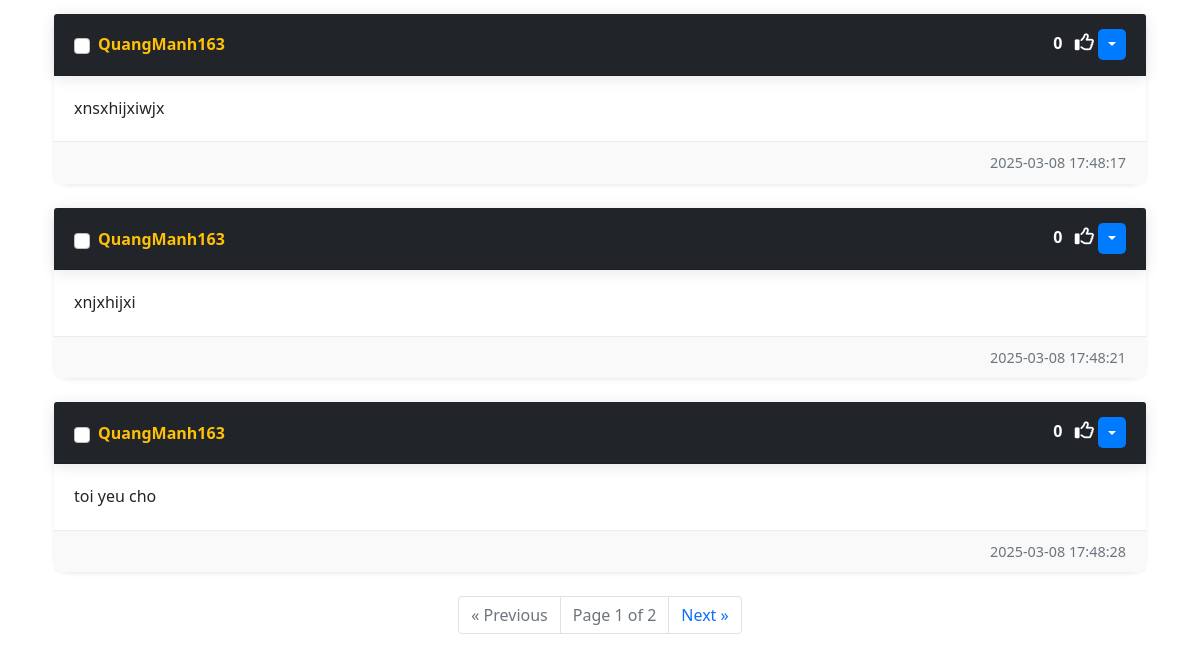
The page /home (signed in, lower part) on the database as committed earlier.
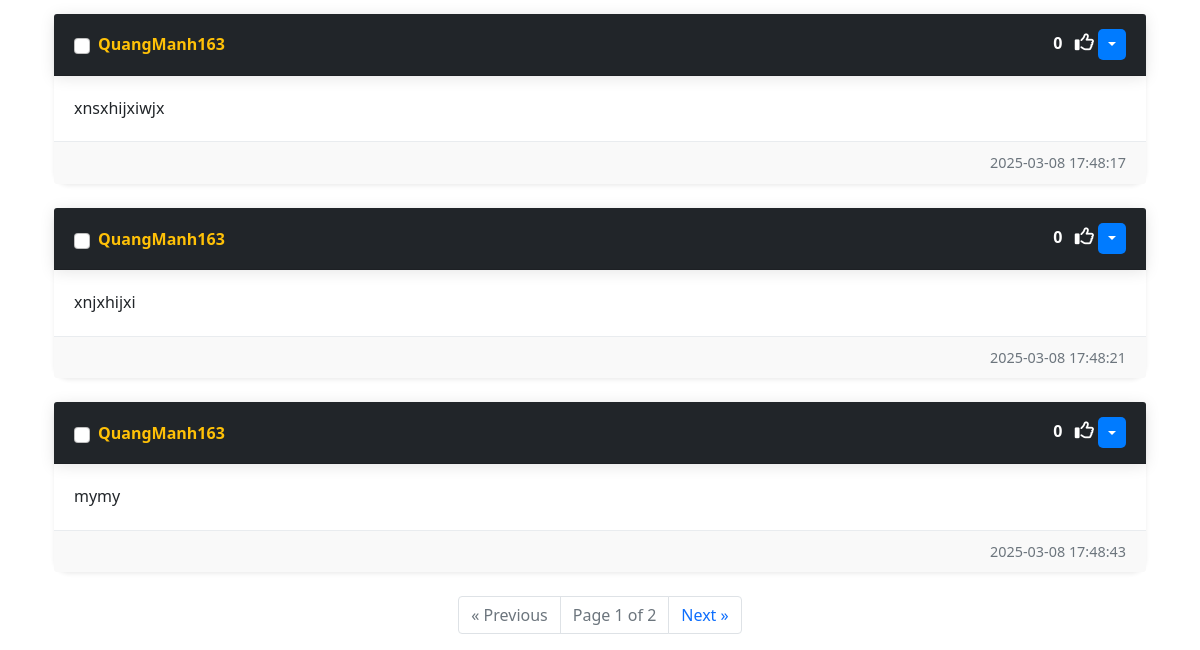
The same page on the database as committed later.
### website/models.py (models this page shows)
class Post(db.Model):
    id = db.Column(db.Integer, primary_key=True)
    text = db.Column(db.Text, nullable=False)
    date_created = db.Column(db.DateTime(timezone=True), default=func.now())
    author = db.Column(db.Integer, db.ForeignKey(
        'user.id', ondelete="CASCADE"), nullable=False)
    comments = db.relationship('Comment', backref='post', passive_deletes=True)
    likes = db.relationship('Like', backref='post', passive_deletes=True)

class User(db.Model, UserMixin):
    id = db.Column(db.Integer, primary_key=True)
    email = db.Column(db.String(150), unique=True)
    username = db.Column(db.String(150), unique=True)
    password = db.Column(db.String(150))
    date_created = db.Column(db.DateTime(timezone=True), default=func.now())
    is_admin = db.Column(db.Boolean, default=False)  # Thêm trường này
    is_blocked = db.Column(db.Boolean, default=False)  # Thêm để block user
    posts = db.relationship('Post', backref='user', passive_deletes=True)
    comments = db.relationship('Comment', backref='user', passive_deletes=True)
    likes = db.relationship('Like', backref='user', passive_deletes=True)

### website/views.py (the view)
@views.route("/")
@views.route("/home")
def home():
    if not current_user.is_authenticated:
        return redirect(url_for('views.welcome'))  # Chuyển hướng nếu chưa đăng nhập
    page = request.args.get('page', 1, type=int)
    posts = Post.query.paginate(page=page, per_page=10)
    return render_template("home.html", user=current_user, posts=posts)

### website/__init__.py (called while the page is built)
def create_app():
    app = Flask(__name__)
    app.config['SECRET_KEY'] = "helloworld"
    app.config['SQLALCHEMY_DATABASE_URI'] = f'sqlite:///{DB_NAME}'
    db.init_app(app)
    migrate = Migrate(app, db)
    from .views import views
    from .auth import auth
    app.register_blueprint(views, url_prefix="/")
    app.register_blueprint(auth, url_prefix="/")
    from .models import User, Post, Comment, Like
    create_database(app)
    login_manager = LoginManager()
    login_manager.login_view = "auth.login"
    login_manager.init_app(app)
    @login_manager.user_loader
    def load_user(id):
        return User.query.get(int(id))
    return app

### website/templates/home.html (shortened to what this page needs)
{% extends "base.html" %}
{% block content %}
    <div class="container mt-4">
        <form id="delete-selected-form" action="{{ url_for('views.delete_selected_posts') }}" method="POST">
            <div id="posts">
                {% for post in posts.items %}
                    <div class="card shadow-sm mb-4 border-0">
                        <div class="card-header bg-dark text-white d-flex justify-content-between align-items-center">
                            <div class="d-flex align-items-center">
                                {% if user.id == post.author %}
                                    <input type="checkbox" class="form-check-input me-2 delete-checkbox" name="selected_posts" value="{{ post.id }}">
                                {% endif %}
                                <a href="/posts/{{ post.user.username }}" class="text-warning fw-bold">{{ post.user.username }}</a>
                            </div>
                            <div>
                                <span id="likes-count-{{ post.id }}" class="me-2">{{ post.likes|length }}</span>
                                {% if user.id in post.likes|map(attribute="author")|list %}
                                    <i class="fas fa-thumbs-up text-warning" id="like-button-{{ post.id }}" onclick="like({{ post.id }})"></i>
                                {% else %}
                                    <i class="far fa-thumbs-up text-white" id="like-button-{{ post.id }}" onclick="like({{ post.id }})"></i>
                                {% endif %}
                                {% if user.id == post.author %}
                                    <div class="btn-group">
                                        <button type="button" class="btn btn-sm btn-light dropdown-toggle" data-bs-toggle="dropdown"></button>
                                    </div>
                                {% endif %}
                            </div>
                        </div>
                        <div class="card-body">
                            <p class="card-text">{{ post.text }}</p>
                        </div>
                        <div class="card-footer text-muted text-end">
                            {{ post.date_created }}
                        </div>
                    </div>
                {% endfor %}
            </div>
        </form>
        <nav>
            <ul class="pagination justify-content-center">
                {% if posts.has_prev %}
                    <li class="page-item"><a href="{{ url_for('views.home', page=posts.prev_num) }}" class="page-link">&laquo; Previous</a></li>
                {% else %}
                    <li class="page-item disabled"><span class="page-link">&laquo; Previous</span></li>
                {% endif %}
                <li class="page-item disabled"><span class="page-link">Page {{ posts.page }} of {{ posts.pages }}</span></li>
                {% if posts.has_next %}
                    <li class="page-item"><a href="{{ url_for('views.home', page=posts.next_num) }}" class="page-link">Next &raquo;</a></li>
                {% else %}
                    <li class="page-item disabled"><span class="page-link">Next &raquo;</span></li>
                {% endif %}
            </ul>
        </nav>
    </div>
{% endblock %}

### website/templates/base.html (shortened to what this page needs)
<!DOCTYPE html>
<html lang="en">
  <head>
    <link
      href="https://cdn.jsdelivr.net/npm/bootstrap@5.0.2/dist/css/bootstrap.min.css"
      rel="stylesheet"
    />
  </head>
  <body>
    <div class="container">{% block content %}{% endblock %}</div>
  </body>
</html>

### website/templates/home.html (style rules this page uses)
.card { border-radius: 10px; transition: all 0.3s ease-in-out; background-color: #ffffff; box-shadow: 0px 4px 20px rgba(0, 0, 0, 0.1); }
.fas, .far { font-size: 1.2rem; cursor: pointer; transition: color 0.3s, transform 0.3s; }
.far.fa-thumbs-up.text-white { color: #888888; }
.btn-group .btn { background-color: #007bff; color: #fff; border: none; border-radius: 5px; padding: 5px 10px; transition: background-color 0.3s ease; }
a { text-decoration: none; color: inherit; }
.card-body { padding: 20px; }
.card-footer { font-size: 0.9rem; color: #888; padding: 10px 20px; background-color: #e9d9d9; }
.card { border-radius: 15px; transition: all 0.3s ease-in-out; background-color: #fff; box-shadow: 0px 4px 30px rgba(0, 0, 0, 0.1); margin-bottom: 20px; }
.card-header { background-color: #343a40; color: #fff; padding: 15px 20px; border-radius: 30x 15px 0 0; box-shadow: 0px 2px 15px rgba(0, 0, 0, 0.1); font-weight: bold; display: flex; justify-content: space-between; align-items: center; }
.card-footer { background-color: #f9f9f9; padding: 10px 20px; border-radius: 10px; color: #888; font-size: 0.9rem; border-top: 1px solid #e9ecef; text-align: right; border-radius: 0 0 15px 15px; }
.card-body { padding: 20px; line-height: 1.6; border-radius: 0 0 15px 15px; }

Rows that differ between the two databases and show on the page:
removed Post: user.username "QuangManh163", likes|length "0", text "toi yeu cho", date_created "2025-03-08 17:48:28"
now on this page (row unchanged): Post: user.username "QuangManh163", likes|length "0", text "mymy", date_created "2025-03-08 17:48:43"
